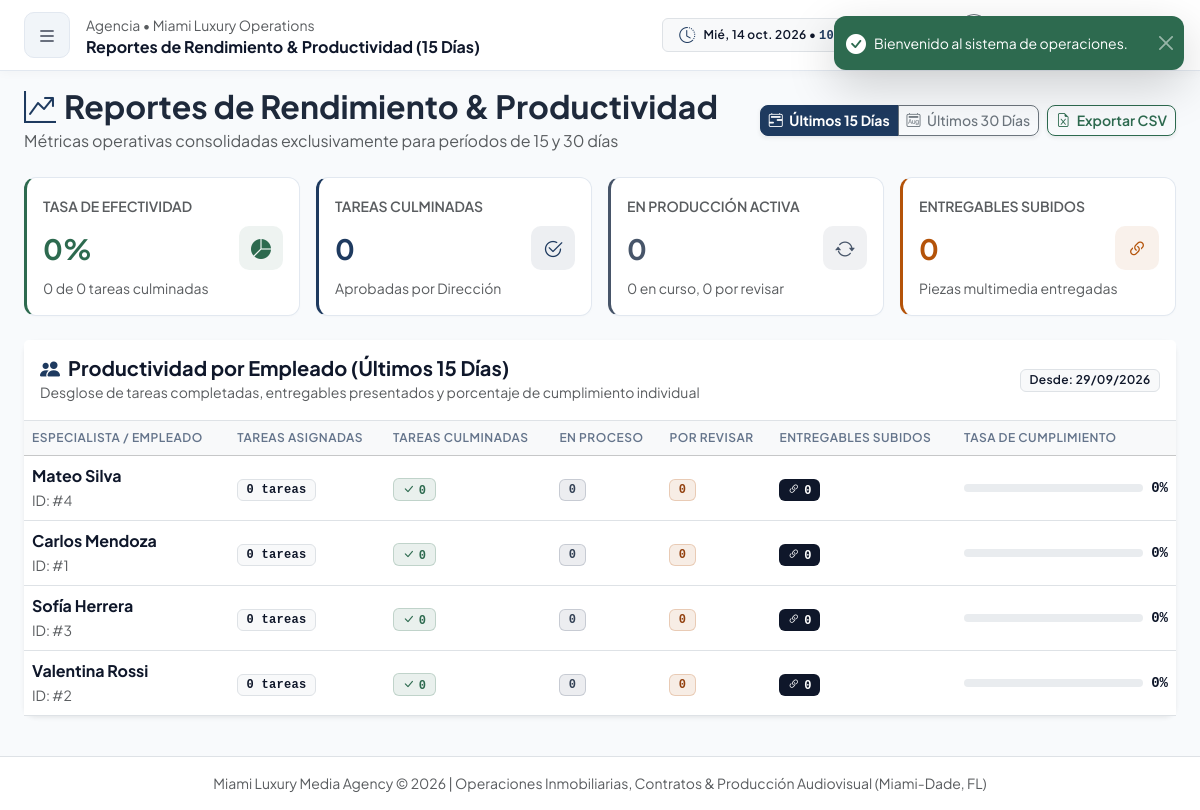
The page /public/reports?days=15 (signed in) on the database its author committed.
### tables this page shows
CREATE TABLE IF NOT EXISTS employees (
    id INT AUTO_INCREMENT PRIMARY KEY,
    user_id INT NOT NULL UNIQUE,
    full_name VARCHAR(150) NOT NULL,
    phone VARCHAR(30) NULL,
    hire_date DATE NULL,
    created_at TIMESTAMP DEFAULT CURRENT_TIMESTAMP,
    updated_at TIMESTAMP DEFAULT CURRENT_TIMESTAMP ON UPDATE CURRENT_TIMESTAMP,
    INDEX idx_employees_user (user_id),
    CONSTRAINT fk_employees_user FOREIGN KEY (user_id) REFERENCES users(id) ON DELETE CASCADE
);

### app/Controllers/Controller.php (called while the page is built, shortened)
<?php
abstract class Controller {
    protected function render(string $viewPath, array $data = [], string $layout = 'main'): void {
        extract($data);
        $viewFile = APP_PATH . '/Views/' . $viewPath . '.php';
        require $viewFile;
    }
}

### app/Controllers/ReportController.php (called while the page is built, shortened)
<?php
class ReportController extends Controller {
    private ReportModel $reportModel;
    public function __construct() {
        $this->reportModel = new ReportModel();
    }
    public function index(): void {
        $days = (int)($_GET['days'] ?? 30);
        $report = $this->reportModel->getExecutiveReport($days);
        $this->render('reports/index', [
            'pageTitle' => "Reportes de Rendimiento & Productividad ({$days} Días)",
            'report' => $report,
            'currentDays' => $days
        ]);
    }
}

### config/config.php (called while the page is built, shortened)
<?php
if (!function_exists('url')) {
    function url(string $path = ''): string {
        $path = '/' . ltrim($path, '/');
        return (defined('BASE_URL') ? BASE_URL : '') . $path;
    }
}

### config/Database.php (called while the page is built, shortened)
<?php
class Database {
    private static ?PDO $instance = null;
    public static function getConnection(): PDO {
        if (self::$instance === null) {
            self::connect();
        }
        return self::$instance;
    }
    private static function connect(): void {
        $driver = defined('DB_DRIVER') ? DB_DRIVER : 'mysql';
        try {
            if ($driver === 'pgsql') {
                $dsn = sprintf("pgsql:host=%s;port=%s;dbname=%s", DB_HOST, DB_PORT, DB_DATABASE);
                self::$instance = new PDO($dsn, DB_USERNAME, DB_PASSWORD, [
                    PDO::ATTR_ERRMODE => PDO::ERRMODE_EXCEPTION,
                    PDO::ATTR_DEFAULT_FETCH_MODE => PDO::FETCH_ASSOC
                ]);
            } else {
                $dsn = sprintf("mysql:host=%s;port=%s;dbname=%s;charset=utf8mb4", DB_HOST, DB_PORT, DB_DATABASE);
                self::$instance = new PDO($dsn, DB_USERNAME, DB_PASSWORD, [
                    PDO::ATTR_ERRMODE => PDO::ERRMODE_EXCEPTION,
                    PDO::ATTR_DEFAULT_FETCH_MODE => PDO::FETCH_ASSOC,
                    PDO::MYSQL_ATTR_INIT_COMMAND => "SET NAMES utf8mb4 COLLATE utf8mb4_unicode_ci"
                ]);
                self::checkAndInitializeMysql(self::$instance);
            }
        } catch (PDOException $e) {
            throw new PDOException("Error fatal en conexión de base de datos MySQL (XAMPP): " . $e->getMessage());
        }
    }
    private static function checkAndInitializeMysql(PDO $pdo): void {
        try {
            $stmt = $pdo->query("SHOW TABLES LIKE 'roles'");
            $tableExists = $stmt->fetch();
            $userCount = (int)$pdo->query("SELECT COUNT(*) FROM users")->fetchColumn();
        } catch (\Throwable $e) {
            error_log("Error inicializando esquema MySQL: " . $e->getMessage());
        }
    }
}

### app/Models/Model.php (called while the page is built, shortened)
<?php
abstract class Model {
    public function __construct() {
        $this->db = Database::getConnection();
    }
}

### app/Models/ReportModel.php (called while the page is built, shortened)
<?php
class ReportModel extends Model {
    public function getExecutiveReport(int $days = 30): array {
        $days = in_array($days, [15, 30], true) ? $days : 30;
        $sinceDate = date('Y-m-d 00:00:00', strtotime("-{$days} days"));
        $stmtPerformance = $this->db->prepare("
            SELECT
                COUNT(id) AS total_tasks,
                SUM(CASE WHEN current_status = 'APROBADA' THEN 1 ELSE 0 END) AS completed_tasks,
                SUM(CASE WHEN current_status = 'EN_PROCESO' THEN 1 ELSE 0 END) AS in_progress_tasks,
                SUM(CASE WHEN current_status = 'ENTREGADA_REVISION' THEN 1 ELSE 0 END) AS in_review_tasks,
                SUM(CASE WHEN current_status = 'CORRECCION' THEN 1 ELSE 0 END) AS correction_tasks,
                SUM(CASE WHEN current_status = 'NUEVA' THEN 1 ELSE 0 END) AS new_tasks
            FROM activities
            WHERE created_at >= ?
        ");
        $stmtPerformance->execute([$sinceDate]);
        $perf = $stmtPerformance->fetch();
        $totalTasks = (int)($perf['total_tasks'] ?? 0);
        $completedTasks = (int)($perf['completed_tasks'] ?? 0);
        $completionRate = $totalTasks > 0 ? round(($completedTasks / $totalTasks) * 100, 1) : 0;
        $stmtDeliv = $this->db->prepare("
            SELECT COUNT(*) AS total_deliverables
            FROM activity_deliverables ad
            WHERE ad.submitted_at >= ?
        ");
        $stmtDeliv->execute([$sinceDate]);
        $totalDeliverables = (int)($stmtDeliv->fetchColumn() ?? 0);
        $stmtStaff = $this->db->prepare("
            SELECT
                e.id AS employee_id,
                e.full_name,
                COUNT(a.id) AS assigned_tasks,
                SUM(CASE WHEN a.current_status = 'APROBADA' THEN 1 ELSE 0 END) AS completed_tasks,
                SUM(CASE WHEN a.current_status = 'EN_PROCESO' THEN 1 ELSE 0 END) AS in_progress_tasks,
                SUM(CASE WHEN a.current_status = 'ENTREGADA_REVISION' THEN 1 ELSE 0 END) AS in_review_tasks,
                (
                    SELECT COUNT(*)
                    FROM activity_deliverables ad
                    JOIN activities sub_a ON ad.activity_id = sub_a.id
                    WHERE sub_a.employee_id = e.id AND ad.submitted_at >= ?
                ) AS deliverables_submitted
            FROM employees e
            LEFT JOIN activities a ON a.employee_id = e.id AND a.created_at >= ?
            GROUP BY e.id, e.full_name
            ORDER BY completed_tasks DESC, assigned_tasks DESC
        ");
        $stmtStaff->execute([$sinceDate, $sinceDate]);
        $staffProductivity = $stmtStaff->fetchAll();
        foreach ($staffProductivity as &$st) {
            $assigned = (int)$st['assigned_tasks'];
        }
        return [
            'days' => $days,
            'since_date' => $sinceDate,
            'generated_at' => date('Y-m-d H:i:s'),
            'performance' => [
                'total_tasks' => $totalTasks,
                'completed_tasks' => $completedTasks,
                'in_progress_tasks' => (int)($perf['in_progress_tasks'] ?? 0),
                'in_review_tasks' => (int)($perf['in_review_tasks'] ?? 0),
                'correction_tasks' => (int)($perf['correction_tasks'] ?? 0),
                'new_tasks' => (int)($perf['new_tasks'] ?? 0),
                'completion_rate' => $completionRate,
                'total_deliverables' => $totalDeliverables
            ],
            'staff_productivity' => $staffProductivity
        ];
    }
}

### app/Views/reports/index.php (the view, shortened to what this page needs)
<div class="d-flex justify-content-between align-items-center mb-4 flex-wrap gap-2">
    <div>
        <h2 class="fw-bold mb-1">
            <i class="bi bi-graph-up-arrow text-primary me-2"></i>Reportes de Rendimiento & Productividad
        </h2>
        <p class="text-muted mb-0">Métricas operativas consolidadas exclusivamente para períodos de 15 y 30 días</p>
    </div>
    <div class="d-flex gap-2 align-items-center flex-wrap">
        <div class="btn-group shadow-sm" role="group">
            <a href="<?= url('/reports?days=15') ?>" class="btn btn-sm <?= ($currentDays === 15) ? 'btn-primary fw-bold' : 'btn-outline-secondary' ?>">
                <i class="bi bi-calendar2-range me-1"></i> Últimos 15 Días
            </a>
            <a href="<?= url('/reports?days=30') ?>" class="btn btn-sm <?= ($currentDays === 30) ? 'btn-primary fw-bold' : 'btn-outline-secondary' ?>">
                <i class="bi bi-calendar2-month me-1"></i> Últimos 30 Días
            </a>
        </div>
        <a href="<?= url('/reports/export-excel?days=' . $currentDays) ?>" class="btn btn-sm btn-outline-success fw-semibold shadow-sm">
            <i class="bi bi-file-earmark-excel me-1"></i> Exportar CSV
        </a>
    </div>
</div>
<div class="row g-3 mb-4">
    <div class="col-12 col-sm-6 col-xl-3">
        <div class="card exec-kpi-card kpi-sage h-100">
            <div class="card-body p-3">
                <span class="text-muted small fw-semibold text-uppercase">Tasa de Efectividad</span>
                <div class="d-flex align-items-center justify-content-between mt-2">
                    <h3 class="fw-bold mb-0 text-success"><?= $report['performance']['completion_rate'] ?>%</h3>
                    <div class="exec-icon-box exec-icon-sage">
                        <i class="bi bi-pie-chart-fill"></i>
                    </div>
                </div>
                <small class="text-muted mt-2 d-block">
                    <?= $report['performance']['completed_tasks'] ?> de <?= $report['performance']['total_tasks'] ?> tareas culminadas
                </small>
            </div>
        </div>
    </div>
    <div class="col-12 col-sm-6 col-xl-3">
        <div class="card exec-kpi-card kpi-navy h-100">
            <div class="card-body p-3">
                <span class="text-muted small fw-semibold text-uppercase">Tareas Culminadas</span>
                <div class="d-flex align-items-center justify-content-between mt-2">
                    <h3 class="fw-bold mb-0 text-primary"><?= $report['performance']['completed_tasks'] ?></h3>
                    <div class="exec-icon-box exec-icon-navy">
                        <i class="bi bi-check2-circle"></i>
                    </div>
                </div>
                <small class="text-muted mt-2 d-block">Aprobadas por Dirección</small>
            </div>
        </div>
    </div>
    <div class="col-12 col-sm-6 col-xl-3">
        <div class="card exec-kpi-card kpi-steel h-100">
            <div class="card-body p-3">
                <span class="text-muted small fw-semibold text-uppercase">En Producción Activa</span>
                <div class="d-flex align-items-center justify-content-between mt-2">
                    <h3 class="fw-bold mb-0 text-info">
                        <?= $report['performance']['in_progress_tasks'] + $report['performance']['in_review_tasks'] ?>
                    </h3>
                    <div class="exec-icon-box exec-icon-steel">
                        <i class="bi bi-arrow-repeat"></i>
                    </div>
                </div>
                <small class="text-muted mt-2 d-block">
                    <?= $report['performance']['in_progress_tasks'] ?> en curso, <?= $report['performance']['in_review_tasks'] ?> por revisar
                </small>
            </div>
        </div>
    </div>
    <div class="col-12 col-sm-6 col-xl-3">
        <div class="card exec-kpi-card kpi-bronze h-100">
            <div class="card-body p-3">
                <span class="text-muted small fw-semibold text-uppercase">Entregables Subidos</span>
                <div class="d-flex align-items-center justify-content-between mt-2">
                    <h3 class="fw-bold mb-0 text-warning"><?= $report['performance']['total_deliverables'] ?></h3>
                    <div class="exec-icon-box exec-icon-bronze">
                        <i class="bi bi-link-45deg"></i>
                    </div>
                </div>
                <small class="text-muted mt-2 d-block">Piezas multimedia entregadas</small>
            </div>
        </div>
    </div>
</div>
<div class="card border-0 shadow-sm mb-4">
    <div class="card-header bg-white py-3 border-bottom d-flex justify-content-between align-items-center">
        <div>
            <h5 class="fw-bold mb-0 text-dark">
                <i class="bi bi-people-fill text-primary me-2"></i>Productividad por Empleado (Últimos <?= $currentDays ?> Días)
            </h5>
            <span class="small text-muted">Desglose de tareas completadas, entregables presentados y porcentaje de cumplimiento individual</span>
        </div>
        <span class="badge bg-light text-dark border">
            Desde: <?= date('d/m/Y', strtotime($report['since_date'])) ?>
        </span>
    </div>
    <div class="card-body p-0">
        <?php if (empty($report['staff_productivity'])): ?>
            <div class="text-center py-5 text-muted">
                No hay registros de productividad en este período.
            </div>
        <?php else: ?>
            <div class="table-responsive">
                <table class="table table-hover align-middle mb-0">
                    <thead class="table-light small text-uppercase">
                        <tr>
                            <th>Especialista / Empleado</th>
                            <th>Tareas Asignadas</th>
                            <th>Tareas Culminadas</th>
                            <th>En Proceso</th>
                            <th>Por Revisar</th>
                            <th>Entregables Subidos</th>
                            <th style="width: 220px;">Tasa de Cumplimiento</th>
                        </tr>
                    </thead>
                    <tbody>
                        <?php foreach ($report['staff_productivity'] as $st): ?>
                            <tr>
                                <td>
                                    <div class="fw-bold text-dark"><?= htmlspecialchars($st['full_name']) ?></div>
                                    <small class="text-muted">ID: #<?= (int)$st['employee_id'] ?></small>
                                </td>
                                <td>
                                    <span class="badge bg-light text-dark border font-monospace">
                                        <?= (int)$st['assigned_tasks'] ?> tareas
                                    </span>
                                </td>
                                <td>
                                    <span class="badge bg-success font-monospace">
                                        <i class="bi bi-check-lg me-1"></i><?= (int)$st['completed_tasks'] ?>
                                    </span>
                                </td>
                                <td>
                                    <span class="badge bg-info text-dark font-monospace">
                                        <?= (int)$st['in_progress_tasks'] ?>
                                    </span>
                                </td>
                                <td>
                                    <span class="badge bg-warning text-dark font-monospace">
                                        <?= (int)$st['in_review_tasks'] ?>
                                    </span>
                                </td>
                                <td>
                                    <span class="badge bg-dark font-monospace">
                                        <i class="bi bi-link-45deg me-1"></i><?= (int)$st['deliverables_submitted'] ?>
                                    </span>
                                </td>
                                <td>
                                    <div class="d-flex align-items-center gap-2">
                                        <div class="progress flex-grow-1" style="height: 8px;">
                                        </div>
                                        <span class="small fw-bold text-dark font-monospace"><?= $st['completion_rate'] ?>%</span>
                                    </div>
                                </td>
                            </tr>
                        <?php endforeach; ?>
                    </tbody>
                </table>
            </div>
        <?php endif; ?>
    </div>
</div>

### rows shown on the page
employees: full_name "Mateo Silva", id "4", assigned_tasks "0", completed_tasks "0", in_progress_tasks "0", in_review_tasks "0", deliverables_submitted "0", completion_rate "0"
employees: full_name "Carlos Mendoza", id "1", assigned_tasks "0", completed_tasks "0", in_progress_tasks "0", in_review_tasks "0", deliverables_submitted "0", completion_rate "0"
employees: full_name "Sofía Herrera", id "3", assigned_tasks "0", completed_tasks "0", in_progress_tasks "0", in_review_tasks "0", deliverables_submitted "0", completion_rate "0"
employees: full_name "Valentina Rossi", id "2", assigned_tasks "0", completed_tasks "0", in_progress_tasks "0", in_review_tasks "0", deliverables_submitted "0", completion_rate "0"

### other values the page prints
$pageTitle "Reportes de Rendimiento & Productividad (15 Días)"
$_SESSION['flash_success'] "Bienvenido al sistema de operaciones."
$report['performance']['completion_rate'] "0"
$report['performance']['completed_tasks'] "0"
$report['performance']['total_tasks'] "0"
$report['performance']['in_progress_tasks'] "0"
$report['performance']['in_review_tasks'] "0"
$report['performance']['total_deliverables'] "0"
$currentDays "15"
date('d/m/Y', strtotime($report['since_date'])) "29/09/2026"
